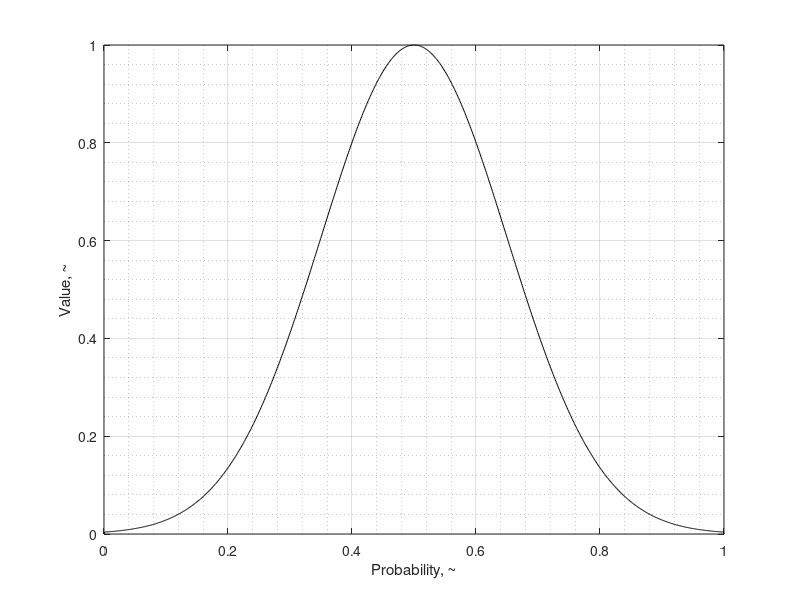

MATLAB code for this plot: (Note: this script raises an error after producing the figure.)
% function wordle_solver

    % A computer program to solve the word-guessing game "Wordle",
    % located at https://www.powerlanguage.co.uk/wordle/
    
    % Uses statistically-informed guesses, game heuristics, and process of
    % elimination to determine the solution in as few moves as possible.
    
    % Case-sensitive. Must use lowercase only.
    
    % Two usermodes:
        % 'manual'
            % The program suggests optimal next guesses. The player
            % manually informs the program of their guesses and the
            % responses.
        % 'auto'
            % The program plays against itself. The user can specify a set
            % of solutions to solve, or the number of randomized games to
            % play.
    
    % Responses use the following syntax:
        % 'k': gray, not in word
        % 'y': yellow, in word, but not in that spot
        % 'g': green, in word, in that spot
    
    % Daniel W. Dichter
    % daniel.w.dichter@gmail.com
    
    % Changelog:
        % 2022-01-11:
            % First version
        % 2022-01-16:
            % Revised to support words with multi-instance letters, e.g. WADED, DOORS, etc.
            % Swapped in a better dictionary with 4k 5-letter words (previously, 16k)
        % 2022-01-19:
            % Added suggestions of good guesses based on letter distribution
        % 2022-01-23:
            % Now makes optimized guesses against the dictionary (rather than
            % the set of possible words) for faster convergence. For 25 trials,
            % produced MEAN of 3.88 with STDEV of 0.88
        % 2022-01-24:
            % Added actual Wordle guess and solution dictionaries
            % Now can automatically play against itself
            % 100 trials, 3.69 mean, 0.61 stdev, worst score of 5
        % 2022-01-25:
            % Minor cleanup, documentation improvements
    
    %%
    
    clear
    clc
    
    %% Inputs
    
    usermode    = 'manual'; % 'auto' or 'manual'
    auto_iter   = 100; % 'auto'   usermode - number of iterations to perform
    qty_suggest = 5;   % 'manual' usermode - number of words to show after every guess
    auto_list   = {    % 'auto'   usermode - specific solutions to solve
%                     'crimp'
%                     'wince'
%                     'prick'
%                     'robot'
%                     'point'
%                     'proxy'
%                     'shire'
%                     'solar'
%                     'panic'
%                     'tangy'
                  };
    
    fn_dict_solutions = 'wordlist_solutions.txt';
    fn_dict_guesses   = 'wordlist_guesses.txt';
    
    % AI parameters
    green_yellow_ratio = 2; % value_green / value_yellow, relative
    Gauss.mean         = 0.5;
    Gauss.stdev        = 0.15;

    %% Constants
    
    alphabet = 'abcdefghijklmnopqrstuvwxyz';
    
    Gauss.res   = 1000;
    Gauss.prob  = linspace(0,1,Gauss.res);
    Gauss.val   = (1./(Gauss.stdev.*sqrt(2.*pi))) .* exp((-1/2).*((Gauss.prob-Gauss.mean)./Gauss.stdev).^2);
    Gauss.val([1,end]) = 0;
    Gauss.val = Gauss.val ./ max(Gauss.val(:));
    
    alpha_cell_array = cell(length(alphabet),1);
    for ind_letter = 1 : length(alphabet)
        alpha_cell_array{ind_letter} = alphabet(ind_letter);
    end
    
    divider = '=================================';
    
    %% Show probability vs. value curve
    
    switch usermode
        case 'auto'
            % Do nothing
        case 'manual'
            figure(5)
                clf
                set(gcf,'color','white')
                plot(Gauss.prob, Gauss.val, 'k')
                grid on
                grid minor
                xlabel('Probability, ~')
                ylabel('Value, ~')
    end
    
    %% Main body
    
    ind_iter = 1;
    
    switch usermode
        case 'auto'
            if length(auto_list) >= 1
                auto_iter = length(auto_list);
            end
        case 'manual'
            auto_iter = 1;
    end
    
    SOLS   = {};
    SCORES = [];
    
    while ind_iter <= auto_iter
        
        hist_guess    = {};
        hist_response = {};

        %% Load dictionary

        DICT_SOL = sort(importdata(fn_dict_solutions));
        DICT_GUE = sort(importdata(fn_dict_guesses));
        word_length = length(DICT_SOL{1});

        %% Main body

        switch usermode

            case 'auto'

                if length(auto_list) >= 1
                    SOLUTION = auto_list{ind_iter};
                else
                    i_sol = randi(length(DICT_SOL),1);
                    SOLUTION = DICT_SOL{i_sol};
                end

                disp(['Solution: ' SOLUTION])

            case 'manual'

                % Do nothing
        end

        ind_round = 1;

        while length(DICT_SOL) > 1

            %% Show the probability distributions for remaining words

            PROB = zeros(length(alphabet), word_length);

            if strcmp(usermode,'manual')
            figure(1)
                clf
                set(gcf,'color','white')
                pos = get(gcf,'position');
                set(gcf,'position',[pos(1) 50 560 900])
            end

            for ind_position = 1 : word_length

                letters = repmat(' ',[length(DICT_SOL),1]);
                for w = 1 : length(DICT_SOL)
                    letters(w) = DICT_SOL{w}(ind_position);
                end
                qty_words = zeros(length(alphabet),1);
                for ind_letter = 1 : length(alphabet)
                    qty_words(ind_letter) = length(find(letters == alphabet(ind_letter)));
                end
                PROB(:,ind_position) = qty_words ./ length(DICT_SOL); % normalize from counts to probabilities

                if strcmp(usermode,'manual')
                    % Plot the result
                    subplot(word_length,1,ind_position)
                    cla
                    bar(1:length(alphabet), PROB(:,ind_position), 'FaceColor', zeros(1,3)+0.5)
                    grid on
                    grid minor
                    set(gca,'xtick',1:length(alphabet))
                    set(gca,'xticklabel',alpha_cell_array)
                    xlim([0 length(alphabet)+1])
                    title(['\rmProbability of ' num2str(length(DICT_SOL)) ' Valid ' num2str(word_length) '-Letter Words By Position #' num2str(ind_position) '\rm'])
                end

            end

            if strcmp(usermode,'manual')
                for ind_position = 1 : word_length
                    subplot(word_length,1,ind_position)
                    ylim([0 max(PROB(:))])
                end
            end

            %% Convert probabilities into values

            VAL = interp1(Gauss.prob, Gauss.val, PROB(:));
            [val_top, ind_top] = sort(VAL, 'descend');
            [row_top, col_top] = ind2sub(size(PROB),ind_top);
            VAL = reshape(VAL, size(PROB));

            if strcmp(usermode,'manual')
                figure(2)
                    clf
                    set(gcf,'color','white')
                    pos = get(gcf,'position');
                    set(gcf,'position',[pos(1) 50 560 900])

                for ind_position = 1 : word_length

                    % Plot the result
                    subplot(word_length,1,ind_position)
                    cla
                    bar(1:length(alphabet), VAL(:,ind_position), 'FaceColor', zeros(1,3)+0.5)
                    grid on
                    grid minor
                    set(gca,'xtick',1:length(alphabet))
                    set(gca,'xticklabel',alpha_cell_array)
                    xlim([0 length(alphabet)+1])
                    ylim([0 max(VAL(:))])
                    title(['\rmValue of ' num2str(length(DICT_SOL)) ' Valid ' num2str(word_length) '-Letter Words By Position #' num2str(ind_position) '\rm'])

                end
            end

            %%

            disp(divider)
            disp(['Iteration:       ' num2str(ind_iter)])
            disp(['Round:           ' num2str(ind_round)])
            disp(['Words remaining: ' num2str(length(DICT_SOL))])

            %% Score guesses

            Score_Gue = zeros(length(DICT_GUE),1);

            for w = 1 : length(DICT_GUE) % for each word

                for i = 1 : word_length % for each tile

                    ind_alpha = find(DICT_GUE{w}(i) == alphabet);

                    gain_pos    = ones(1,word_length);
                    gain_pos(i) = green_yellow_ratio;

                    ind_green = find(PROB(ind_alpha,:)==1);
                    qty_green = length(ind_green); % number of green tiles with this letter

                    % If we know the word contains a certain letter, we might
                    % still want to guess it elsewhere in the word. However, it
                    % might just come up yellow, telling us basically what we
                    % already knew (no new information).
                    if qty_green>=1 && PROB(ind_alpha,i)~=1
                        gain_pos = gain_pos ./ green_yellow_ratio;
                    end

                    qty_match     = length(find(DICT_GUE{w}(i) == DICT_GUE{w})); % number of tiles with this letter
                    qty_non_green = qty_match - qty_green;
                    qty_non_green = max([1 qty_non_green]); % enforce non-zero, non-negative

                    % If we guess a tile that we already know is correct,
                    % it adds no value to any position (including its own)
                    if PROB(ind_alpha, i) ~= 1
                        Score_Gue(w) = Score_Gue(w) + dot(VAL(ind_alpha,:), gain_pos) / qty_non_green;
                    end

                end

            end

            [~, ind_best_gue] = sort(Score_Gue,'descend');
            
            switch usermode
                case 'auto'
                    % Do nothing
                case 'manual'
                    disp(' ')
                    disp('Most valuable guesses (to advance):')
                    disp(' ')
                    for i = 1 : qty_suggest
                        disp([num2str(i) '. ' DICT_GUE{ind_best_gue(i)} ' (' num2str(Score_Gue(ind_best_gue(i))) ')'])
                    end
            end

            %% Score solutions

            Score_List = ones(length(DICT_SOL),1);
            for w = 1 : length(DICT_SOL)
                for i = 1 : word_length
                    Score_List(w) = Score_List(w) * PROB(find(DICT_SOL{w}(i)==alphabet), i);
                end
            end

            [~, ind_best_sol] = sort(Score_List,'descend');
            
            switch usermode
                case 'auto'
                    % Do nothing
                case 'manual'
            
                    disp(' ')
                    disp('Most probable guesses (to win):')
                    disp(' ')
                    for i = 1 : min([length(DICT_SOL) qty_suggest])
                        disp([num2str(i) '. ' DICT_SOL{ind_best_sol(i)} ' (' num2str(Score_List(ind_best_sol(i))) ')'])
                    end
                    disp(' ')
            end

            %% Collect a guess/response pair from user

            switch usermode

                case 'auto'

                    if length(DICT_SOL)==2
                        guess = DICT_SOL{1};
                    else
                        guess = DICT_GUE{ind_best_gue(1)};
                    end
                    response = wordle_response(SOLUTION, guess);
                    disp(['Guess:    ' guess])
                    disp(['Response: ' response])

                case 'manual'

                    guess = input('Guess:    ','s');
                    if length(guess) ~= word_length
                        warning('Invalid length')
                        continue
                    end
                    if length(find(strcmp(DICT_GUE, guess))) ~= 1
                        warning('Invalid word')
                        continue
                    end

                    response = input('Response: ','s');
                    if length(response) ~= word_length
                        warning('Invalid length')
                        continue
                    end
                    if length(regexprep(response, '[kyg]', '')) > 0
                        warning('Invalid response, must solely contain [kyg]')
                        continue
                    end

            end
            
            hist_guess{end+1}    = guess;
            hist_response{end+1} = response;

            %% Eliminate words per guess/response pair

            % Eliminate all entries from the list that are not consistent with
            % the most recent guess/response pair

            to_eliminate = zeros(length(DICT_SOL),1);

            for ind = 1 : word_length % for each letter

                letter = guess(ind);

                switch response(ind)

                    case 'k'

                        response_match = response(find(guess == letter));
                        if length(regexprep(response_match, 'k', '')) == 0 % All tile(s) of this letter were gray

                            % Eliminate all words that contain this letter
                            for w = 1 : length(DICT_SOL)
                                if length(regexprep(DICT_SOL{w}, letter, '')) ~= word_length
                                    to_eliminate(w) = 1;
                                end
                            end

                        else

                            % This is a gray tile, but there are other tile(s)
                            % of either yellow or green of the same letter. We
                            % know that the solution does not contain this
                            % letter at this position.

                            % Eliminate words that contain this letter in this position
                            for w = 1 : length(DICT_SOL)
                                if strcmp(DICT_SOL{w}(ind), letter)
                                    to_eliminate(w) = 1;
                                end
                            end

                        end

                    case 'y'

                        % Eliminate words that contain this letter in this position
                        for w = 1 : length(DICT_SOL)
                            if strcmp(DICT_SOL{w}(ind), letter)
                                to_eliminate(w) = 1;
                            end
                        end

                        % Eliminate words that do not contain this letter in non-green non-matching tiles
                        ind_search = intersect(find(response~='g'), find(guess~=letter));
                        for w = 1 : length(DICT_SOL)
                            if length(find(DICT_SOL{w}(ind_search) == letter)) == 0
                                to_eliminate(w) = 1;
                            end
                        end

                    case 'g'

                        % Eliminate words that do not contain this letter in this position
                        for w = 1 : length(DICT_SOL)
                            if ~strcmp(DICT_SOL{w}(ind), letter)
                                to_eliminate(w) = 1;
                            end
                        end

                    otherwise
                        error('Unrecognized response')

                end

            end

            % Eliminate words
            DICT_SOL = DICT_SOL(find(~to_eliminate));
            
            correct_response = repmat('g',[1,word_length]);
            
            if length(DICT_SOL)==1 && ~strcmp(response,correct_response) % you did not guess the word, but there is only word left
                ind_round            = ind_round + 1;
                hist_guess{end+1}    = DICT_SOL{:};
                hist_response{end+1} = repmat('g',[1,word_length]);
            elseif strcmp(response,correct_response) % you got lucky and guessed the solution
                DICT_SOL = {guess};
            else
                % Keep trying
                ind_round = ind_round + 1;
            end

        end

        if length(DICT_SOL) == 0
            error('Guesses did not converge')
        else
            SOLS{ind_iter}   = DICT_SOL{:};
            SCORES(ind_iter) = ind_round;
            
            disp(' ')
            disp(['Solution: ' DICT_SOL{:}])
            disp(['Score:    ' num2str(ind_round)]);
            disp(['Average:  ' num2str(mean(SCORES(:)))])
            disp(['St. dev.: ' num2str(std(SCORES(:)))])
            
            disp(' ')
            disp('History:')
            for i = 1 : length(hist_guess)
                disp(hist_guess{i})
            end
            disp(' ')
            for i = 1 : length(hist_response)
                disp(hist_response{i})
            end
            disp(divider)
            disp(divider)
            

        end
        
        ind_iter = ind_iter + 1;
        
    end
    
% end













































